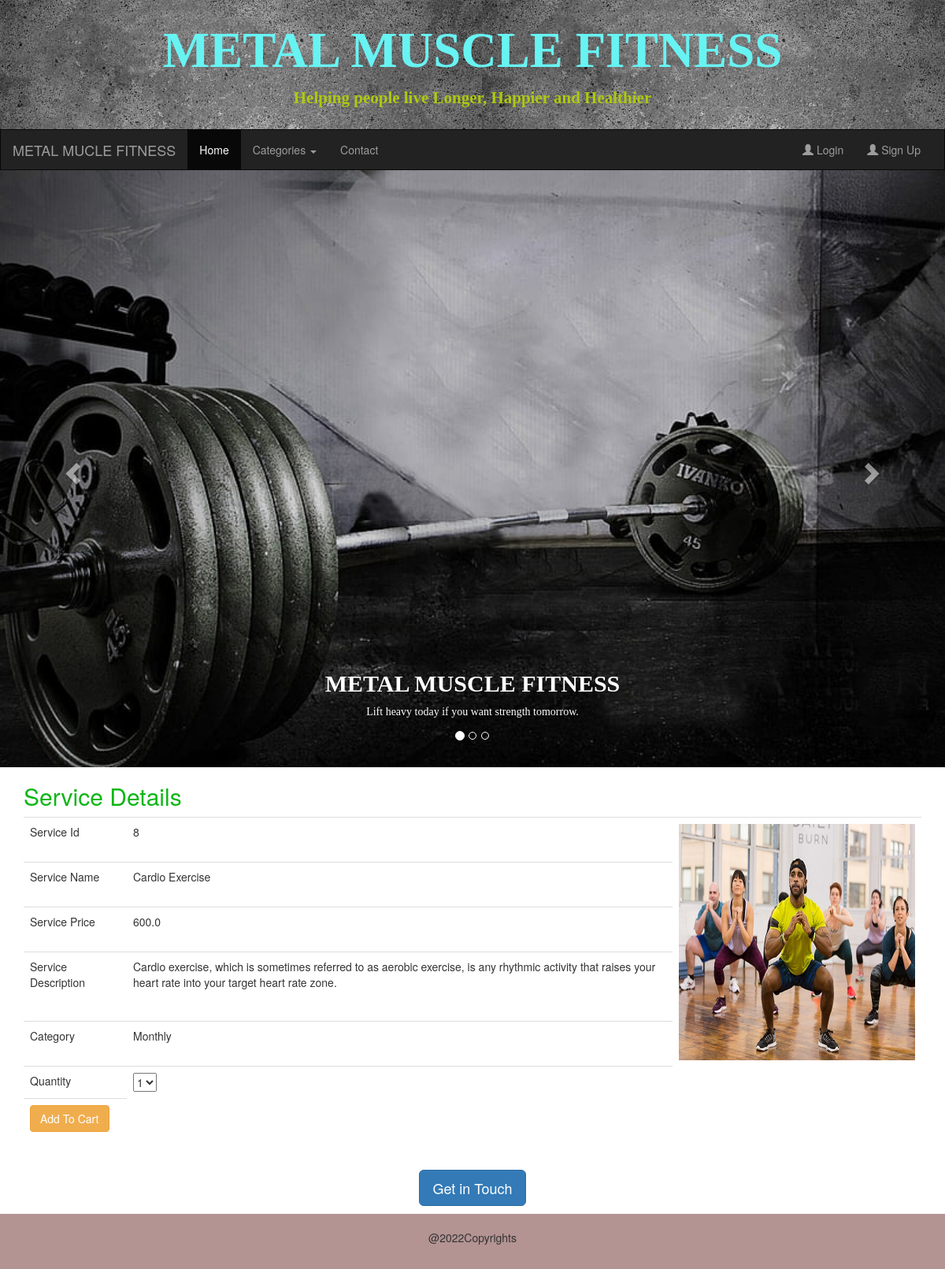
Screenshot of /ViewDetails/8 with the database file from the repository.
### AdminApp/models.py (models this page shows, shortened)
class Gym(models.Model):
    service_name = models.CharField(max_length=100)
    price = models.FloatField(default=300)
    description = models.CharField(max_length=1000)
    imageurl = models.ImageField(upload_to = "Images",default='abc.jpg')
    category = models.ForeignKey(Category,on_delete = models.CASCADE)
    class Meta:
        db_table = "Gym"

class Category(models.Model):
    cat_name = models.CharField(max_length=20)
    def __str__(self):
        return self.cat_name
    class Meta:
        db_table = "Category"

### UserApp/views.py (the view)
# urls.py: path('ViewDetails/<id>',views.ViewDetails),
def ViewDetails(request,id):
    gym = Gym.objects.get(id=id)
    return render(request,"ViewDetails.html",{"gym":gym })

### UserApp/templates/ViewDetails.html (shortened to what this page needs)
{%extends "master.html"%}
{%block content%}
<div class="container">
    <h2 style="color:#0eb616" font face ="body MT">Service Details</font></h2>
    <form method="post" action="/addToCart">
<table class="table">
    <tr><td>Service Id</td><td>{{gym.id}}
    </td><td rowspan="5">
        <img src="{{gym.imageurl.url}}" class="img-square" height="300px" width="300px"/>
    </td></tr>
    <tr><td>Service Name</td><td>{{gym.service_name}}</td></tr>
    <tr><td>Service Price</td><td>{{gym.price}}</td></tr>
    <tr><td>Service Description</td><td>{{gym.description}}</td></tr>
    <tr><td>Category</td><td>{{gym.category}}</td></tr>
    <tr><td>Quantity</td>
    <td><select name="qty">
        <option>1</option>
    </select></td></tr>
    <tr><td><button type="submit" class="btn btn-warning">
        Add To Cart</button></td></tr>
</table>
</form>
</div>
{%endblock%}

### rows the page displays
Gym: id "8", imageurl (picture), service_name "Cardio Exercise", price "600.0", description "Cardio exercise, which is sometimes referred to as aerobic exercise, is any rhythmic activity that raises your heart rate into your target heart rate zone.", category "Monthly"
